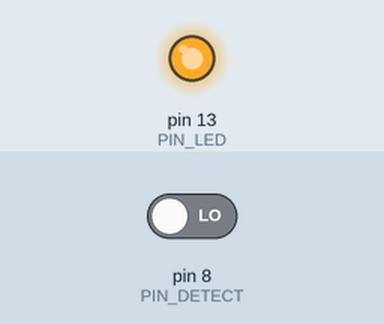
Simulated run of this sketch. Board: Arduino Uno, built with avr-gcc and run on an emulated ATmega328P. Parts: output pins drawn as LEDs (lit = HIGH). The test bench sets the inputs (shaded band); at power-on: pin 8 (PIN_DETECT) LOW. What the sketch prints to the serial monitor is not drawn.

Above: at 0.1 s.
Timing chart, 0 to 1.6 s (numbered marks = the images above):
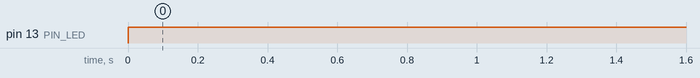

Measured:
- by itself, pin 13 (PIN_LED): LOW → HIGH at 0.00 s

The sketch:

ir_detect.ino
```cpp
#include <IRremote.h>

#define PIN_IR 3
#define PIN_DETECT 8
#define PIN_LED 13

IRsend irsend;
void setup()
{
  pinMode(PIN_DETECT, INPUT);
  pinMode(PIN_LED, OUTPUT);
  irsend.enableIROut(38);
  irsend.mark(0);
  Serial.begin(9600);
}

void loop() {
  digitalWrite(PIN_LED, HIGH);
  Serial.println(digitalRead(PIN_DETECT));
}
```
